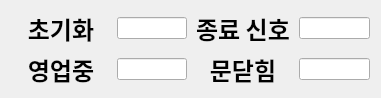
   <widget class="QWidget" name="layoutWidget_14">
    <property name="geometry">
     <rect>
      <x>10</x>
      <y>10</y>
      <width>381</width>
      <height>91</height>
     </rect>
    </property>
    <layout class="QGridLayout" name="gridLayout">
     <item row="0" column="0">
      <widget class="QLabel" name="label_135">
       <property name="minimumSize">
        <size>
         <width>100</width>
         <height>0</height>
        </size>
       </property>
       <property name="font">
        <font>
         <family>함초롬돋움</family>
         <pointsize>18</pointsize>
         <weight>75</weight>
         <bold>true</bold>
        </font>
       </property>
       <property name="styleSheet">
        <string notr="true"/>
       </property>
       <property name="text">
        <string>초기화</string>
       </property>
       <property name="alignment">
        <set>Qt::AlignCenter</set>
       </property>
      </widget>
     </item>
     <item row="0" column="1">
      <widget class="QLineEdit" name="LE_PLATFORM_INITIALIZING">
       <property name="font">
        <font>
         <pointsize>8</pointsize>
        </font>
       </property>
       <property name="autoFillBackground">
        <bool>false</bool>
       </property>
       <property name="readOnly">
        <bool>true</bool>
       </property>
      </widget>
     </item>
     <item row="0" column="2">
      <widget class="QLabel" name="label_147">
       <property name="minimumSize">
        <size>
         <width>100</width>
         <height>0</height>
        </size>
       </property>
       <property name="font">
        <font>
         <family>함초롬돋움</family>
         <pointsize>18</pointsize>
         <weight>75</weight>
         <bold>true</bold>
         <kerning>false</kerning>
        </font>
       </property>
       <property name="styleSheet">
        <string notr="true"/>
       </property>
       <property name="text">
        <string>종료 신호</string>
       </property>
       <property name="alignment">
        <set>Qt::AlignCenter</set>
       </property>
      </widget>
     </item>
     <item row="0" column="3">
      <widget class="QLineEdit" name="LE_PLATFORM_WAITING_STOP">
       <property name="font">
        <font>
         <pointsize>8</pointsize>
        </font>
       </property>
       <property name="autoFillBackground">
        <bool>false</bool>
       </property>
       <property name="readOnly">
        <bool>true</bool>
       </property>
      </widget>
     </item>
     <item row="1" column="0">
      <widget class="QLabel" name="label_146">
       <property name="minimumSize">
        <size>
         <width>100</width>
         <height>0</height>
        </size>
       </property>
       <property name="font">
        <font>
         <family>함초롬돋움</family>
         <pointsize>18</pointsize>
         <weight>75</weight>
         <bold>true</bold>
        </font>
       </property>
       <property name="styleSheet">
        <string notr="true"/>
       </property>
       <property name="text">
        <string>영업중</string>
       </property>
       <property name="alignment">
        <set>Qt::AlignCenter</set>
       </property>
      </widget>
     </item>
     <item row="1" column="1">
      <widget class="QLineEdit" name="LE_PLATFORM_OPERATING">
       <property name="font">
        <font>
         <pointsize>8</pointsize>
        </font>
       </property>
       <property name="autoFillBackground">
        <bool>false</bool>
       </property>
       <property name="readOnly">
        <bool>true</bool>
       </property>
      </widget>
     </item>
     <item row="1" column="2">
      <widget class="QLabel" name="label_138">
       <property name="minimumSize">
        <size>
         <width>100</width>
         <height>0</height>
        </size>
       </property>
       <property name="font">
        <font>
         <family>함초롬돋움</family>
         <pointsize>18</pointsize>
         <weight>75</weight>
         <bold>true</bold>
        </font>
       </property>
       <property name="styleSheet">
        <string notr="true"/>
       </property>
       <property name="text">
        <string>문닫힘</string>
       </property>
       <property name="alignment">
        <set>Qt::AlignCenter</set>
       </property>
      </widget>
     </item>
     <item row="1" column="3">
      <widget class="QLineEdit" name="LE_PLATFORM_CLOSED">
       <property name="font">
        <font>
         <pointsize>8</pointsize>
        </font>
       </property>
       <property name="autoFillBackground">
        <bool>false</bool>
       </property>
       <property name="readOnly">
        <bool>true</bool>
       </property>
      </widget>
     </item>
    </layout>
   </widget>
